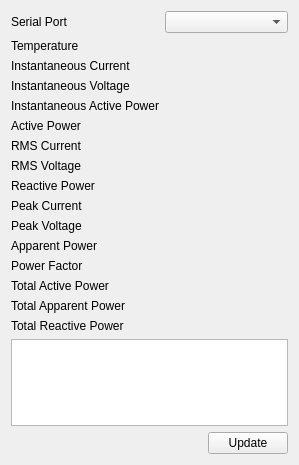
<?xml version="1.0" encoding="UTF-8"?>
<ui version="4.0">
 <class>MainWidget</class>
 <widget class="QWidget" name="MainWidget">
  <property name="geometry">
   <rect>
    <x>0</x>
    <y>0</y>
    <width>299</width>
    <height>465</height>
   </rect>
  </property>
  <property name="windowTitle">
   <string>CS5490 Reader</string>
  </property>
  <layout class="QVBoxLayout" name="verticalLayout">
   <item>
    <layout class="QFormLayout" name="formLayout">
     <item row="0" column="0">
      <widget class="QLabel" name="portLabel">
       <property name="text">
        <string>Serial Port</string>
       </property>
      </widget>
     </item>
     <item row="0" column="1">
      <widget class="QComboBox" name="portComboBox"/>
     </item>
     <item row="1" column="0">
      <widget class="QLabel" name="label">
       <property name="text">
        <string>Temperature</string>
       </property>
      </widget>
     </item>
     <item row="1" column="1">
      <widget class="QLabel" name="temperatureValue">
       <property name="text">
        <string/>
       </property>
      </widget>
     </item>
     <item row="2" column="0">
      <widget class="QLabel" name="label">
       <property name="text">
        <string>Instantaneous Current</string>
       </property>
      </widget>
     </item>
     <item row="2" column="1">
      <widget class="QLabel" name="instCurrentValue">
       <property name="text">
        <string/>
       </property>
      </widget>
     </item>
     <item row="3" column="0">
      <widget class="QLabel" name="label">
       <property name="text">
        <string>Instantaneous Voltage</string>
       </property>
      </widget>
     </item>
     <item row="3" column="1">
      <widget class="QLabel" name="instVoltageValue">
       <property name="text">
        <string/>
       </property>
      </widget>
     </item>
     <item row="4" column="0">
      <widget class="QLabel" name="label">
       <property name="text">
        <string>Instantaneous Active Power</string>
       </property>
      </widget>
     </item>
     <item row="4" column="1">
      <widget class="QLabel" name="instActivePowerValue">
       <property name="text">
        <string/>
       </property>
      </widget>
     </item>
     <item row="5" column="0">
      <widget class="QLabel" name="label">
       <property name="text">
        <string>Active Power</string>
       </property>
      </widget>
     </item>
     <item row="5" column="1">
      <widget class="QLabel" name="activePowerValue">
       <property name="text">
        <string/>
       </property>
      </widget>
     </item>
     <item row="6" column="0">
      <widget class="QLabel" name="label">
       <property name="text">
        <string>RMS Current</string>
       </property>
      </widget>
     </item>
     <item row="6" column="1">
      <widget class="QLabel" name="rmsCurrentValue">
       <property name="text">
        <string/>
       </property>
      </widget>
     </item>
     <item row="7" column="0">
      <widget class="QLabel" name="label">
       <property name="text">
        <string>RMS Voltage</string>
       </property>
      </widget>
     </item>
     <item row="7" column="1">
      <widget class="QLabel" name="rmsVoltageValue">
       <property name="text">
        <string/>
       </property>
      </widget>
     </item>
     <item row="8" column="0">
      <widget class="QLabel" name="label">
       <property name="text">
        <string>Reactive Power</string>
       </property>
      </widget>
     </item>
     <item row="8" column="1">
      <widget class="QLabel" name="reactivePowerValue">
       <property name="text">
        <string/>
       </property>
      </widget>
     </item>
     <item row="9" column="0">
      <widget class="QLabel" name="label">
       <property name="text">
        <string>Peak Current</string>
       </property>
      </widget>
     </item>
     <item row="9" column="1">
      <widget class="QLabel" name="peakCurrentValue">
       <property name="text">
        <string/>
       </property>
      </widget>
     </item>
     <item row="10" column="0">
      <widget class="QLabel" name="label">
       <property name="text">
        <string>Peak Voltage</string>
       </property>
      </widget>
     </item>
     <item row="10" column="1">
      <widget class="QLabel" name="peakVoltageValue">
       <property name="text">
        <string/>
       </property>
      </widget>
     </item>
     <item row="11" column="0">
      <widget class="QLabel" name="label">
       <property name="text">
        <string>Apparent Power</string>
       </property>
      </widget>
     </item>
     <item row="11" column="1">
      <widget class="QLabel" name="apparentPowerValue">
       <property name="text">
        <string/>
       </property>
      </widget>
     </item>
     <item row="12" column="0">
      <widget class="QLabel" name="label">
       <property name="text">
        <string>Power Factor</string>
       </property>
      </widget>
     </item>
     <item row="12" column="1">
      <widget class="QLabel" name="powerFactorValue">
       <property name="text">
        <string/>
       </property>
      </widget>
     </item>
     <item row="13" column="0">
      <widget class="QLabel" name="label">
       <property name="text">
        <string>Total Active Power</string>
       </property>
      </widget>
     </item>
     <item row="13" column="1">
      <widget class="QLabel" name="totalActivePowerValue">
       <property name="text">
        <string/>
       </property>
      </widget>
     </item>
     <item row="14" column="0">
      <widget class="QLabel" name="label">
       <property name="text">
        <string>Total Apparent Power</string>
       </property>
      </widget>
     </item>
     <item row="14" column="1">
      <widget class="QLabel" name="totalApparentPowerValue">
       <property name="text">
        <string/>
       </property>
      </widget>
     </item>
     <item row="15" column="0">
      <widget class="QLabel" name="label">
       <property name="text">
        <string>Total Reactive Power</string>
       </property>
      </widget>
     </item>
     <item row="15" column="1">
      <widget class="QLabel" name="totalReactivePowerValue">
       <property name="text">
        <string/>
       </property>
      </widget>
     </item>
    </layout>
   </item>
   <item>
    <widget class="QPlainTextEdit" name="textOutput"/>
   </item>
   <item>
    <layout class="QHBoxLayout" name="horizontalLayout_2">
     <item>
      <spacer name="horizontalSpacer">
       <property name="orientation">
        <enum>Qt::Horizontal</enum>
       </property>
       <property name="sizeHint" stdset="0">
        <size>
         <width>40</width>
         <height>20</height>
        </size>
       </property>
      </spacer>
     </item>
     <item>
      <widget class="QPushButton" name="goButton">
       <property name="text">
        <string>Update</string>
       </property>
      </widget>
     </item>
    </layout>
   </item>
  </layout>
 </widget>
 <layoutdefault spacing="6" margin="11"/>
 <resources/>
 <connections/>
</ui>
